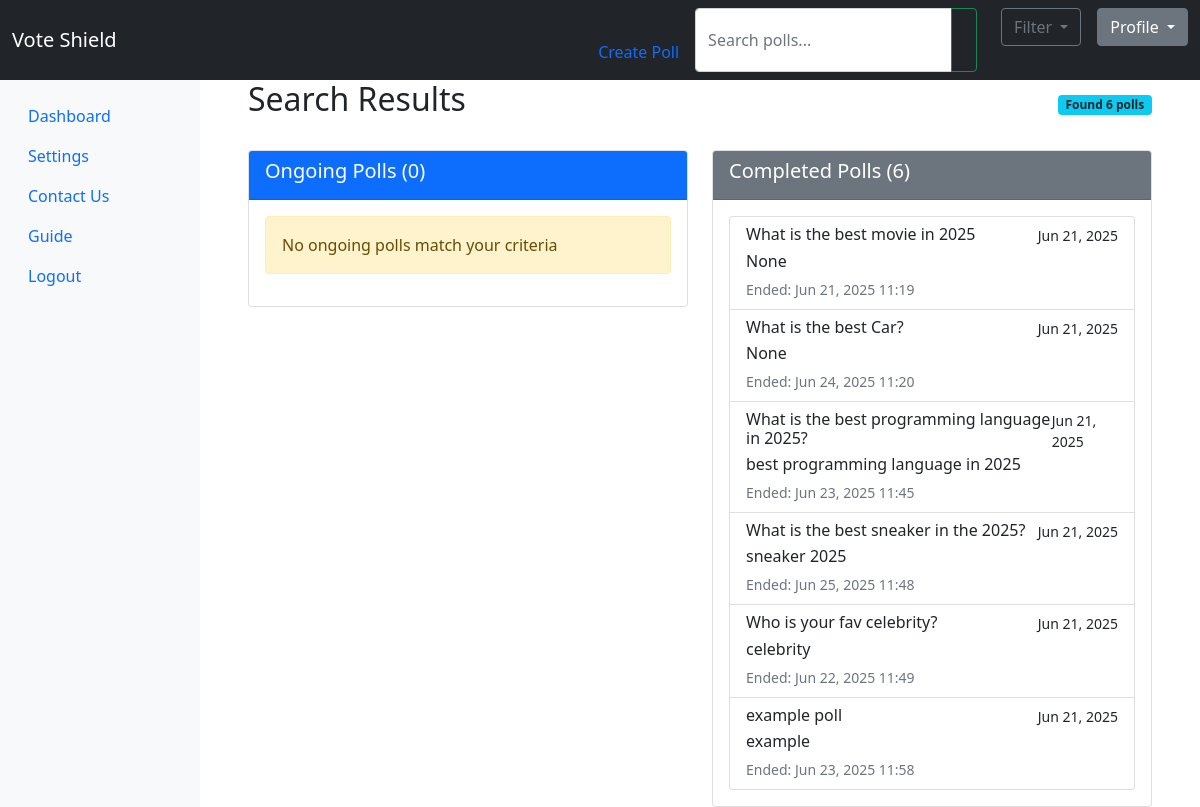
The app's page /search/ (signed in), older data.
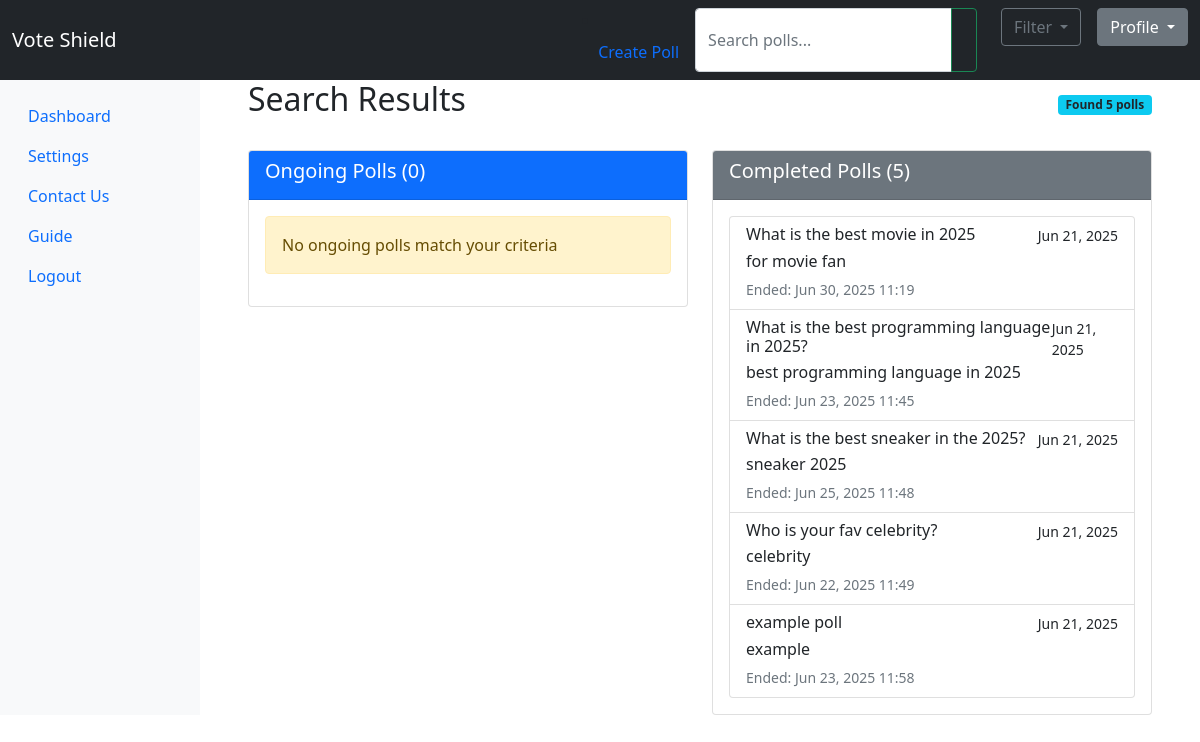
The same page, newer data.
### accounts/models.py (models this page shows, shortened)
class Poll(models.Model):
    POLL_TYPES = (
        ('public', 'Public'),
        ('private', 'Private'),
    )
    admin = models.ForeignKey(Admin, on_delete=models.CASCADE)
    name = models.CharField(max_length=255)
    start_date = models.DateTimeField(default=timezone.now)
    end_date = models.DateTimeField(default=timezone.now)
    poll_type = models.CharField(max_length=10, choices=POLL_TYPES)
    description = models.TextField(blank=True, null=True) #Update the Poll model for search bar

### accounts/views.py (the view, shortened to what this page needs)
# urls.py: path('search/', views.search_polls, name='search_polls'),
def search_polls(request):
    admin_id = request.session.get('admin_id')
    if not admin_id:
        return redirect('admin_login')
    admin = get_object_or_404(Admin, id=admin_id)
    query = request.GET.get('q', '')
    start_date = request.GET.get('start_date')
    end_date = request.GET.get('end_date')
    polls = Poll.objects.filter(admin=admin)
    if end_date:
        try:
            end_date = datetime.strptime(end_date, '%Y-%m-%d').date()
            polls = polls.filter(end_date__lte=end_date)
        except ValueError:
            pass
    now = timezone.now()
    ongoing_polls = polls.filter(end_date__gt=now)
    completed_polls = polls.filter(end_date__lte=now)
    return render(request, 'accounts/search_results.html', {
        'admin': admin,
        'query': query,
        'start_date': start_date,
        'end_date': end_date,
        'ongoing_polls': ongoing_polls,
        'completed_polls': completed_polls,
        'active_tab': 'search'
    })

### accounts/templates/accounts/search_results.html (shortened to what this page needs)
{% extends 'accounts/base.html' %}
{% block content %}
<div class="container-fluid">
    <div class="d-flex justify-content-between align-items-center mb-4">
        <h2>Search Results</h2>
        <div>
            <span class="badge bg-info text-dark">
                Found {{ ongoing_polls.count|add:completed_polls.count }} polls
            </span>
        </div>
    </div>
    <div class="row">
        <div class="col-md-6">
            <div class="card">
                <div class="card-header bg-primary text-white">
                    <h5>Ongoing Polls ({{ ongoing_polls.count }})</h5>
                </div>
                <div class="card-body">
                    {% if ongoing_polls %}
                    <div class="list-group">
                        {% for poll in ongoing_polls %}
                        <a href="#" class="list-group-item list-group-item-action">
                            <div class="d-flex w-100 justify-content-between">
                                <h6 class="mb-1">{{ poll.name }}</h6>
                                <small>{{ poll.start_date|date:"M d, Y" }}</small>
                            </div>
                            <p class="mb-1">{{ poll.description|truncatechars:100 }}</p>
                            <small class="text-muted">Ends: {{ poll.end_date|date:"M d, Y H:i" }}</small>
                        </a>
                        {% endfor %}
                    </div>
                    {% else %}
                    <div class="alert alert-warning">No ongoing polls match your criteria</div>
                    {% endif %}
                </div>
            </div>
        </div>
        <div class="col-md-6">
            <div class="card">
                <div class="card-header bg-secondary text-white">
                    <h5>Completed Polls ({{ completed_polls.count }})</h5>
                </div>
                <div class="card-body">
                    {% if completed_polls %}
                    <div class="list-group">
                        {% for poll in completed_polls %}
                        <a href="#" class="list-group-item list-group-item-action">
                            <div class="d-flex w-100 justify-content-between">
                                <h6 class="mb-1">{{ poll.name }}</h6>
                                <small>{{ poll.start_date|date:"M d, Y" }}</small>
                            </div>
                            <p class="mb-1">{{ poll.description|truncatechars:100 }}</p>
                            <small class="text-muted">Ended: {{ poll.end_date|date:"M d, Y H:i" }}</small>
                        </a>
                        {% endfor %}
                    </div>
                    {% else %}
                    <div class="alert alert-warning">No completed polls match your criteria</div>
                    {% endif %}
                </div>
            </div>
        </div>
    </div>
</div>
{% endblock %}

### accounts/templates/accounts/base.html (shortened to what this page needs)
<!DOCTYPE html>
<html>
<head>
    <link href="https://cdn.jsdelivr.net/npm/bootstrap@5.1.3/dist/css/bootstrap.min.css" rel="stylesheet">
</head>
<body>
    <nav class="navbar navbar-expand-lg navbar-dark bg-dark">
        <div class="container-fluid">
            <a class="navbar-brand" href="#">Vote Shield</a>
            <div class="d-flex">
                <li class="nav-item">
                    <a class="nav-link" href="{% url 'create_poll' %}">Create Poll</a>
                </li>
                <form class="d-flex me-3" id="searchForm" method="GET" action="{% url 'search_polls' %}">
                    <div class="input-group">
                        <input class="form-control" type="search" name="q" placeholder="Search polls..."  value="{{ request.GET.q }}" aria-label="Search">
                        <button class="btn btn-outline-success" type="submit">
                        </button>
                    </div>
                </form>
                <div class="dropdown ms-2">
                    <button class="btn btn-outline-secondary dropdown-toggle" type="button"  id="dateFilterDropdown" data-bs-toggle="dropdown">
                     Filter </button>
                </div>
                <div class="dropdown ms-3">
                    <button class="btn btn-secondary dropdown-toggle" type="button" id="profileDropdown" data-bs-toggle="dropdown">
                        Profile
                    </button>
                </div>
            </div>
        </div>
    </nav>
    <div class="container-fluid">
        <div class="row">
            <div class="col-md-3 col-lg-2 d-md-block bg-light sidebar">
                <div class="position-sticky pt-3">
                    <ul class="nav flex-column">
                        <li class="nav-item">
                            <a class="nav-link active" href="{% url 'admin_dashboard' %}">
                                Dashboard
                            </a>
                        </li>
                        <li class="nav-item">
                            <a class="nav-link" href="{% url 'admin_settings' %}">
                                Settings
                            </a>
                        </li>
                        <li class="nav-item">
                            <a class="nav-link" href="#">
                                Contact Us
                            </a>
                        </li>
                        <li class="nav-item">
                            <a class="nav-link" href="#">
                                Guide
                            </a>
                        </li>
                        <li class="nav-item">
                            <a class="nav-link" href="#">
                                Logout
                            </a>
                        </li>
                    </ul>
                </div>
            </div>
            <div class="col-md-9 ms-sm-auto col-lg-10 px-md-4">
                {% block content %}{% endblock %}
            </div>
        </div>
    </div>
</body>
</html>

Row changes from the older to the newer data that the page shows:
removed Poll: name "What is the best Car?", start_date "Jun 21, 2025", description "None", end_date "Jun 24, 2025 11:20"
changed Poll: description "None" → "for movie fan"; end_date "Jun 21, 2025 11:19" → "Jun 30, 2025 11:19"
Text that changed along with them:
{{ ongoing_polls.count|add:completed_polls.count }}: "6" → "5"
{{ completed_polls.count }}: "6" → "5"
